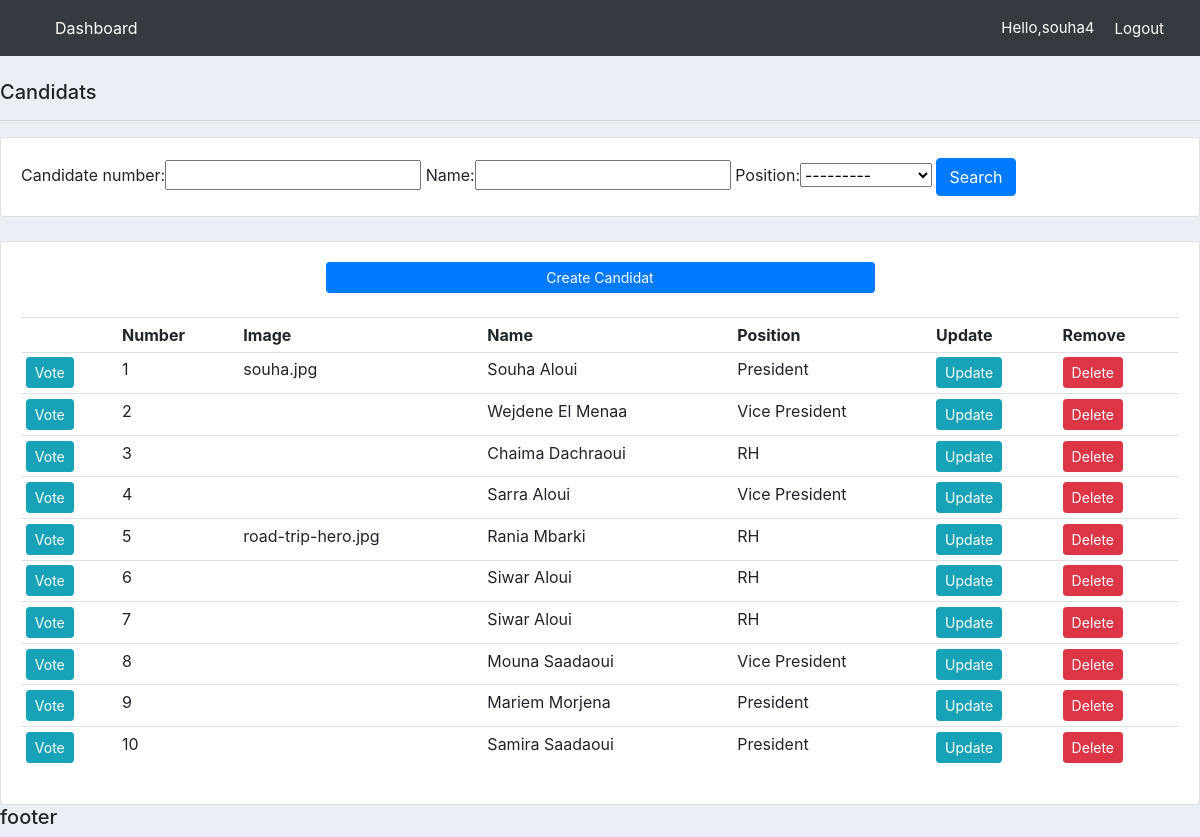
Page /candidates_list (signed in) on the committed database.
### vote/models.py (models this page shows, shortened)
class Candidate(models.Model):
    candidate_number = models.IntegerField(null=True)
    name = models.CharField(max_length=64)
    votes_counter = models.IntegerField(default=0)
    position = models.ForeignKey(Position, null=True, on_delete= models.SET_NULL)
    image = models.ImageField(null=True, blank=True)

class Position (models.Model):
    position_name = models.CharField(max_length=64)
    def __str__(self):
        return f"{self.position_name}"

### vote/views.py (the view)
# urls.py: path("candidates_list", views.candidates_list, name="candidates_list"),
def candidates_list(request):
    candidate = Candidate.objects.all()
    myFilter = CandidateFilter(request.GET,queryset=candidate)
    candidate=myFilter.qs
    context = {'candidate': candidate, 'myFilter':myFilter}
    return render(request,"home/candidatsVote.html", context)

### vote/templates/home/candidatsVote.html
{% extends 'home/index.html' %}
{% block content %}
{% load static %}
<br>
<div class="row">
	<div class="col">
        <h5>Candidats</h5>
        <hr>
		<div class="card card-body">
			<form method="get">
				{{myFilter.form}}
		    <button class="btn btn-primary" type="submit">Search</button>
		  </form>
		</div>
	</div>
</div>
<br>
<div class="row">
	<div class="col-md">
		<div class="card card-body">
            <div class="d-grid gap-2 col-6 mx-auto">
			<a class="btn btn-primary  btn-sm btn-block" href="{% url 'create_candidate' %}">Create Candidat</a></div>
            <br>
			<table class="table table-sm">
				<tr>
					<th></th>
                    <th>Number</th>
					<th>Image</th>
					<th>Name</th>
					<th>Position</th>
					<th>Update</th>
					<th>Remove</th>
				</tr>
				 {% for i in candidate %}
				 <tr>
					<td><a class="btn btn-sm btn-info" href="{% url 'vote' i.id %}">Vote</a></td>
					 <td>{{i.candidate_number}}</td>
					 <td>{{i.image}}</td>
					 <td>{{i.name}}</td>
					 <td>{{i.position}}</td>
					 <td><a class="btn btn-sm btn-info" href="{% url 'update_candidate' i.id %}">Update</a></td>
					 <td><a class="btn btn-sm btn-danger" href="{% url 'delete' i.id %}">Delete</a></td>
				 </tr>
				 {%  endfor %}
			</table>
		</div>
	</div>
</div>
{% endblock %}

### vote/templates/home/navbar.html (shortened to what this page needs)
<nav class="navbar navbar-expand-lg navbar-dark bg-dark">
    <div class="container-fluid">
      <div class="collapse navbar-collapse" id="navbarNav">
        <ul class="navbar-nav">
          <li class="nav-item">
            <a class="nav-link active" aria-current="page" href="{% url 'dashboard' %}">Dashboard</a>
          </li>
          <li class="nav-item">
            <a class="nav-link" href=""></a>
          </li>
          <li class="nav-item">
            <a class="nav-link" href=""></a>
          </li>
        </ul>
      </div>
    </div>
    <span class="hello-msg">Hello,{{request.user}}</span>
  <span ><a  class="hello-msg" href="{% url 'logout' %}">Logout</a></span>
  </nav>

### vote/templates/home/index.html (style rules this page uses)
body { background-color: #ebeff5; }

### vote/templates/home/navbar.html (style rules this page uses)
.hello-msg { font-size: 15px; color: #fff; margin-right: 20px; }

### rows in the picture
Candidate: candidate_number "1", image "souha.jpg", name "Souha Aloui", position "President"
Candidate: candidate_number "2", name "Wejdene El Menaa", position "Vice President"
Candidate: candidate_number "3", name "Chaima Dachraoui", position "RH"
Candidate: candidate_number "4", name "Sarra Aloui", position "Vice President"
Candidate: candidate_number "5", image "road-trip-hero.jpg", name "Rania Mbarki", position "RH"
Candidate: candidate_number "6", name "Siwar Aloui", position "RH"
Candidate: candidate_number "7", name "Siwar Aloui", position "RH"
Candidate: candidate_number "8", name "Mouna Saadaoui", position "Vice President"
Candidate: candidate_number "9", name "Mariem Morjena", position "President"
Candidate: candidate_number "10", name "Samira Saadaoui", position "President"

### other values in the picture
{{ request.user }} "souha4"
